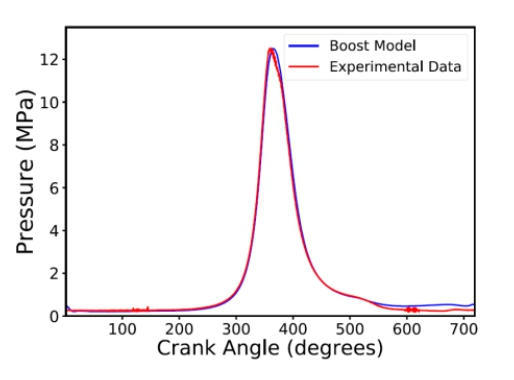
#> input picture km.jpg, 514 x 380 px
$ jupyter execute 'km coordinates.ipynb'
#> lines starting #> are read from the running program, lines starting #| are printed output that depends on the picture; after the words box and inside, x2 and y2 are one past the last pixel; in counts of white or black regions, pixels touching at a corner belong together
[cell 1]
import cv2
import numpy as np

# Load the image
image = cv2.imread('km.jpg')
#> image is the input picture: shape (380, 514, 3); mean B, G, R 244.4, 243.5, 245.3

# Convert to grayscale
gray = cv2.cvtColor(image, cv2.COLOR_BGR2GRAY)
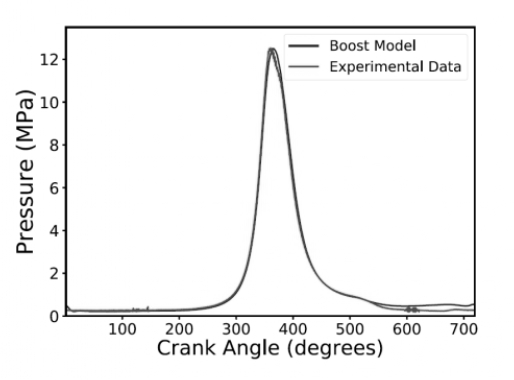
#> gray: shape (380, 514); min 0, max 255, mean 244.1

# Apply a binary threshold to get a binary image
_, binary = cv2.threshold(gray, 200, 255, cv2.THRESH_BINARY_INV)
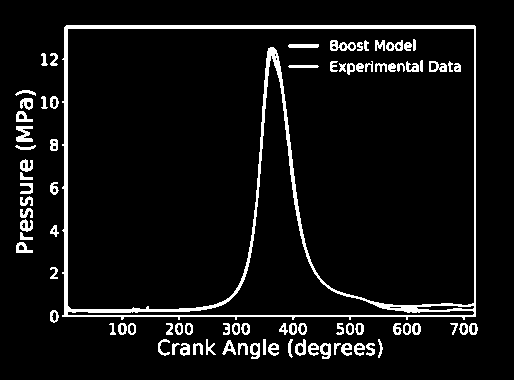
#> binary: shape (380, 514); 6.7% white; 85 white regions

# Find contours
contours, _ = cv2.findContours(binary, cv2.RETR_EXTERNAL, cv2.CHAIN_APPROX_SIMPLE)
#> contours = 63 contours; largest, box (x1, y1, x2, y2) and area: (62, 25, 476, 320) 119654, (16, 126, 33, 142) 132, (320, 343, 331, 359) 114, (295, 339, 306, 356) 112, (250, 343, 260, 359) 108

# Separate contours based on color (assuming different colors for each curve)
# Convert image to HSV color space
hsv = cv2.cvtColor(image, cv2.COLOR_BGR2HSV)
#> hsv: shape (380, 514, 3); mean H, S, V 7.2, 2.9, 245.7

# Define color ranges for each curve (example values, adjust as needed)
# These color ranges were extracted using Adobe Photoshop
lower_red = np.array([0, 20, 0])
upper_red = np.array([10, 255, 255])

# Create masks for each color
mask_red = cv2.inRange(hsv, lower_red, upper_red)
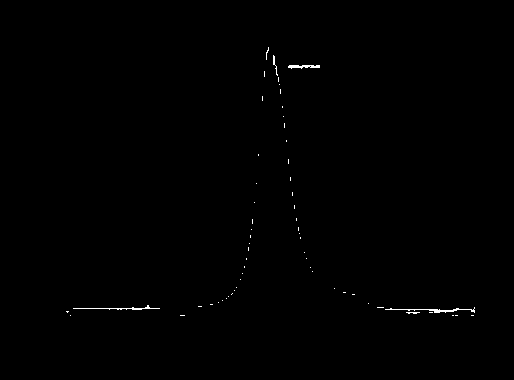
#> mask_red: shape (380, 514); 0.28% white in thin lines or dots, all inside (x1, y1, x2, y2) = (66, 47, 475, 316)

# Find contours for each mask
contours_red, _ = cv2.findContours(mask_red, cv2.RETR_EXTERNAL, cv2.CHAIN_APPROX_SIMPLE)
#> contours_red = 60 contours, 57 with area under 20; largest, box (x1, y1, x2, y2) and area: (288, 65, 320, 69) 54, (385, 307, 475, 313) 54, (73, 305, 160, 310) 26

# Function to map pixel coordinates to graph coordinates
def map_to_graph_coords(x, y, x_axis_start, x_axis_end, y_axis_start, y_axis_end, x_min, x_max, y_min, y_max):
    graph_x = x_min + (x - x_axis_start) * (x_max - x_min) / (x_axis_end - x_axis_start)
    graph_y = y_min + (y_axis_start - y) * (y_max - y_min) / (y_axis_start - y_axis_end)
    return graph_x, graph_y

# Define the pixel positions of the axes
# These positions were extracted using Adobe Photoshop
x_axis_start = 65
x_axis_end = 465
y_axis_start = 316
y_axis_end = 58

# Define the scale of the graph
x_min, x_max = 0, 700
y_min, y_max = 0, 12

# Extract and map coordinates for the red curve
print("Red Curve Coordinates:")
for contour in contours_red:
    for point in contour:
        x, y = point[0]
        graph_x, graph_y = map_to_graph_coords(x, y, x_axis_start, x_axis_end, y_axis_start, y_axis_end, x_min, x_max, y_min, y_max)
        print(f"Graph Coordinate: ({graph_x:.2f}, {graph_y:.2f})")
#> this loop made 60 passes
#> contour on passes 1, 2, 3, 4, 5, 6, 8, 10, 11, 13, 14, 15: [[471, 315], [473, 315]], [[455, 315], [457, 315]], [[452, 315], [453, 315]], [[180, 315], [184, 315]], [[70, 315]], [[429, 312], [432, 312]], [[66, 311], [67, 312], [68, 311]], [[377, 307], [383, 307]], [[198, 306], [201, 306]], [[210, 304], [212, 304]], [[368, 303]], [[218, 302]]
#> (printed output is left out)
